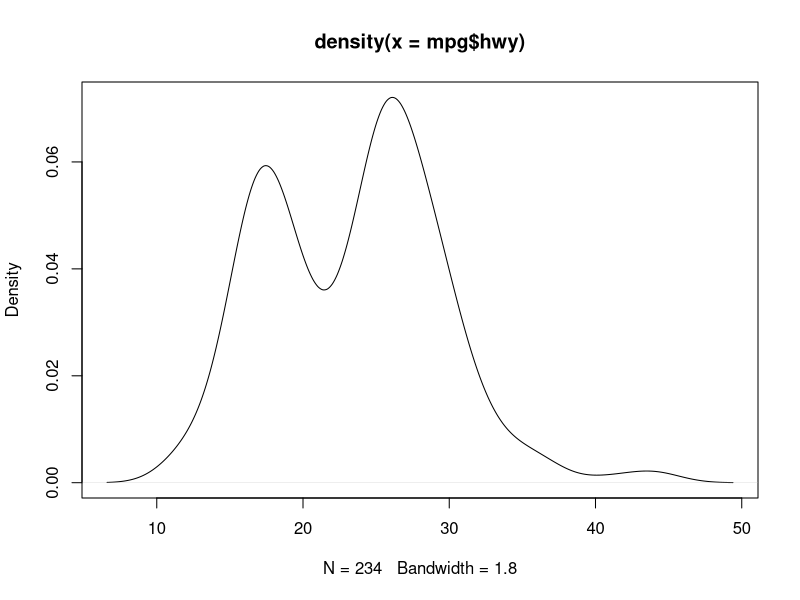
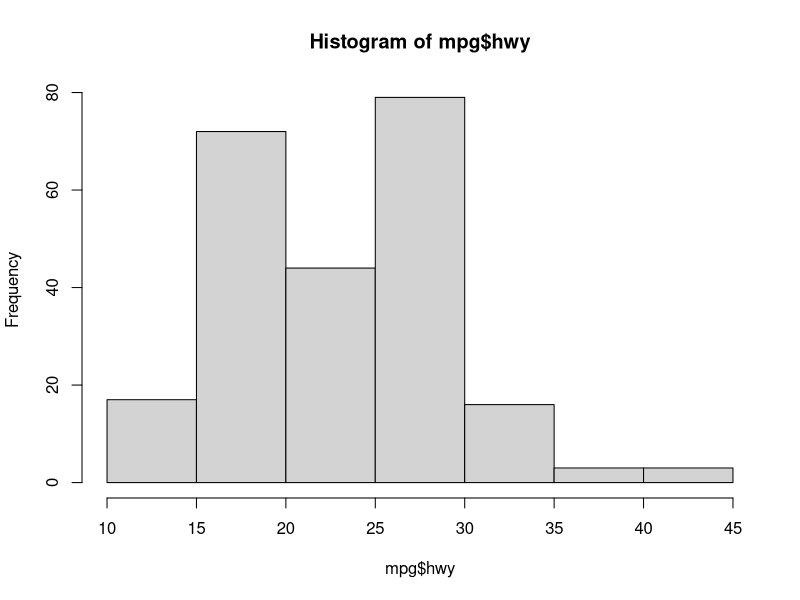
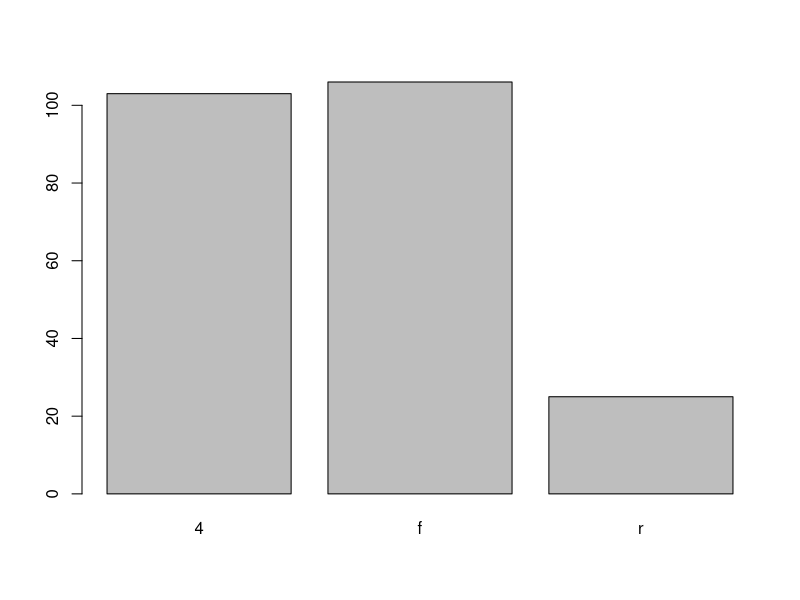
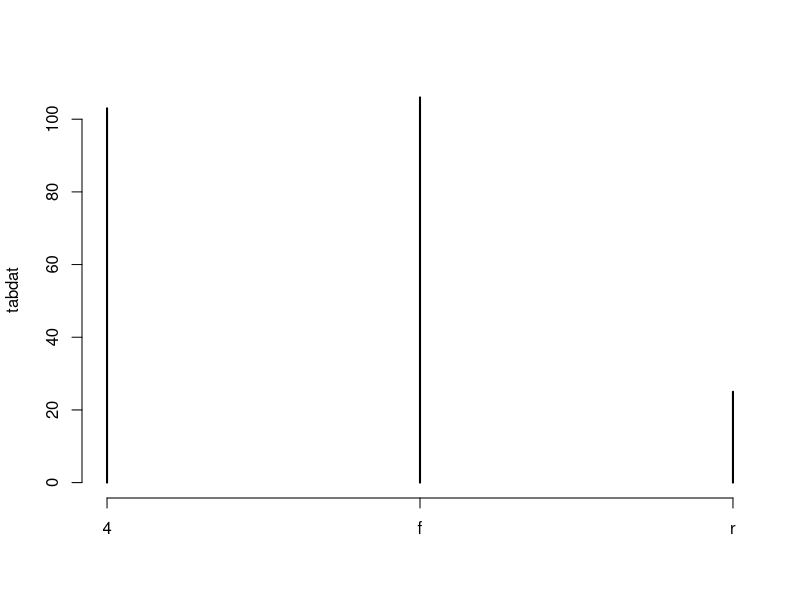
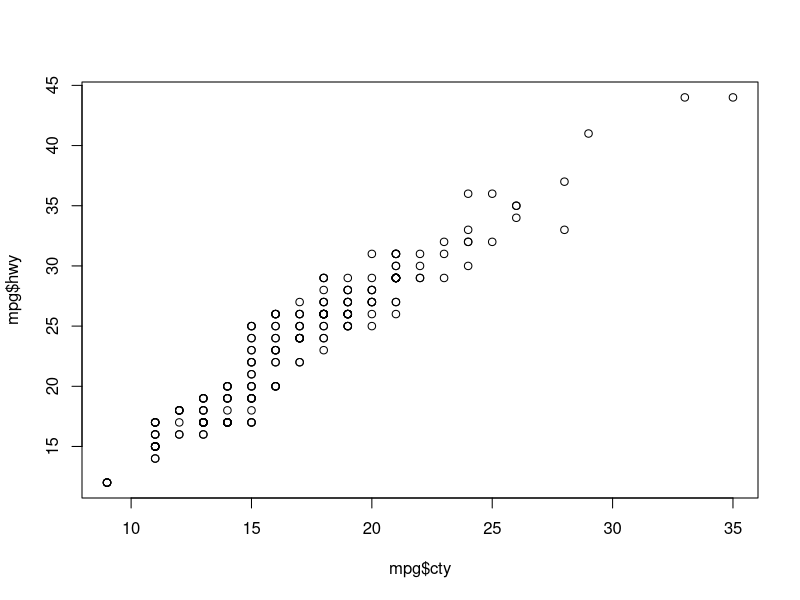
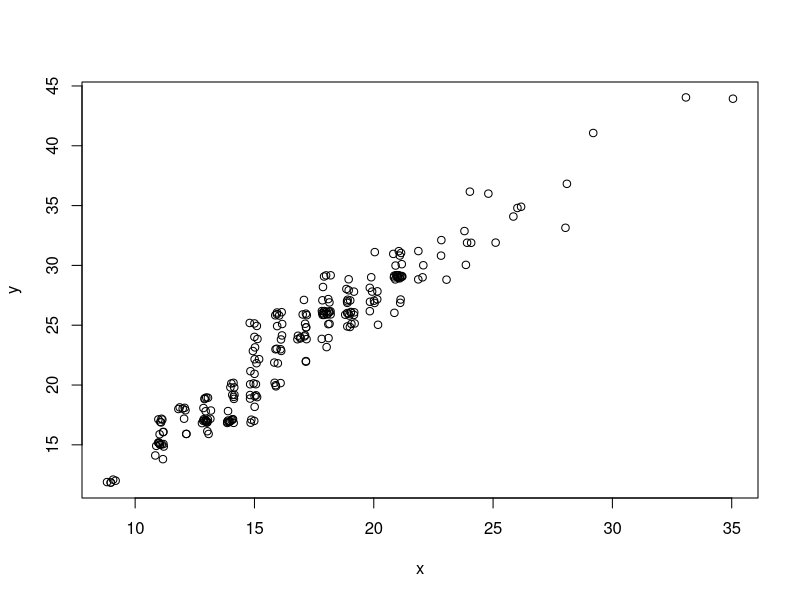
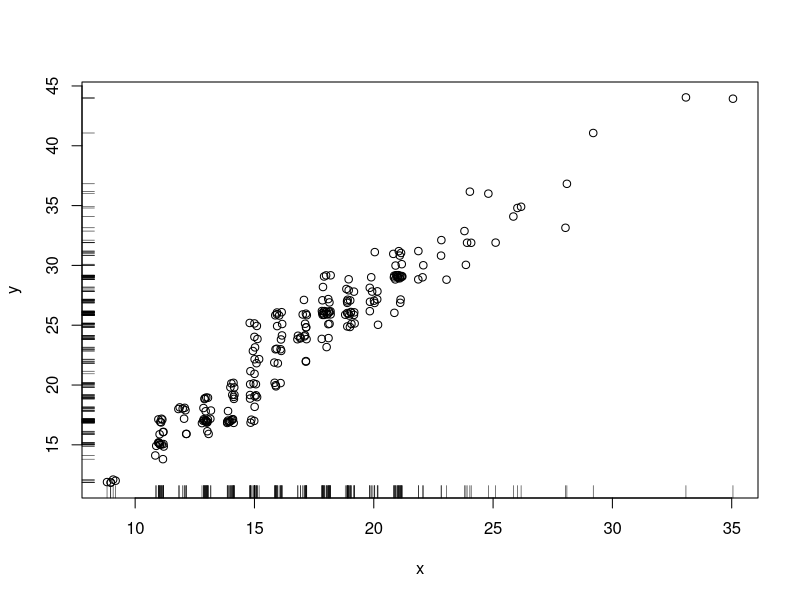
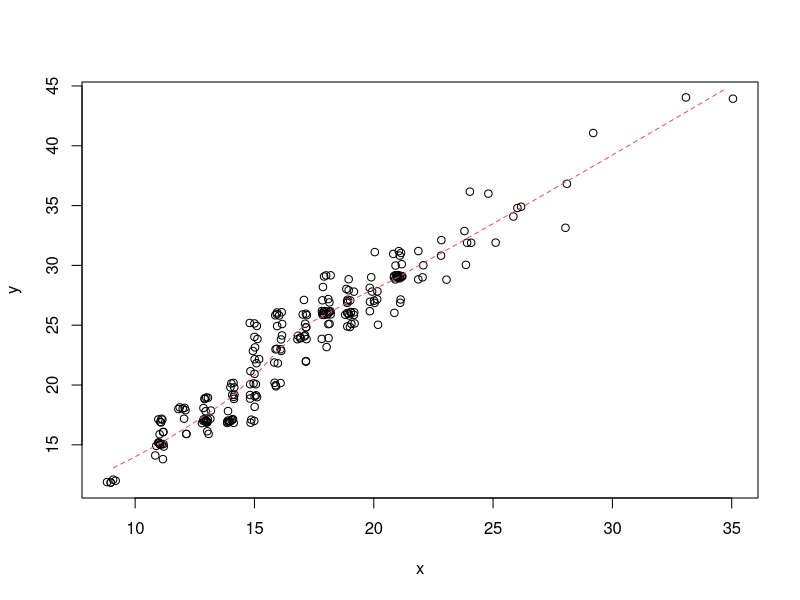

Here is the R script that generated these plots, in order:
## ---- chunk 1
knitr::opts_chunk$set(echo = TRUE)
## ---- chunk 2
data(mpg, package = "ggplot2")
## ---- chunk 3
density_object <- density(mpg$hwy)
plot(density_object)
## ---- chunk 4
hist(mpg$hwy, breaks = 10)
## ---- chunk 5
tabdat <- table(mpg$drv)
barplot(tabdat)
## ---- chunk 6
plot(tabdat)
## ---- chunk 7
plot(mpg$cty, mpg$hwy)
## ---- chunk 8
x <- jitter(mpg$cty)
y <- jitter(mpg$hwy)
plot(x, y)
## ---- chunk 9
plot(x, y)
rug(x, side = 1)
rug(y, side = 2)
## ---- chunk 10
loess_fit <- loess(hwy ~ cty, data = mpg)
xnew <- seq(min(x), max(x), length = 100)
ynew <- predict(object = loess_fit, newdata = data.frame(cty = xnew))
plot(x, y)
lines(xnew, ynew, col = 2, lty = 2)
## ---- chunk 11
loess_fit <- loess(hwy ~ cty, data = mpg)
xnew <- seq(min(x), max(x), length = 100)
pfit <- predict(object = loess_fit, newdata = data.frame(cty = xnew), se = TRUE)
ynew <- pfit$fit
upper_bound <- pfit$fit + qnorm(0.975) * pfit$se.fit
lower_bound <- pfit$fit - qnorm(0.975) * pfit$se.fit
plot(x, y)
lines(xnew, ynew, col = 2, lty = 2)
lines(xnew, upper_bound, col = 4, lty = 2)
lines(xnew, lower_bound, col = 4, lty = 2)
## ---- chunk 12
loess_fit <- loess(hwy ~ cty, data = mpg)
xnew <- seq(min(x), max(x), length = 100)
pfit <- predict(object = loess_fit, newdata = data.frame(cty = xnew), se = TRUE)
ynew <- pfit$fit
upper_bound <- pfit$fit + qnorm(0.975) * pfit$se.fit
lower_bound <- pfit$fit - qnorm(0.975) * pfit$se.fit
xshade <- c(xnew, xnew[length(xnew):1])
yshade <- c(upper_bound, lower_bound[length(lower_bound):1])
plot(x, y)
lines(xnew, ynew, col = 2, lty = 2)
polygon(xshade, yshade, col = "#0000FF33", border = FALSE)
## ---- chunk 13
plot(x, y)
text(15, 40, "some text")
## ---- chunk 14
boxplot(hwy ~ class, data = mpg)
## ---- chunk 15
tabdat <- table(mpg$fl, mpg$drv)
mosaicplot(tabdat, color = TRUE)
## ---- chunk 16
f <- function(x) {
  return(x ^ 2)
}

x <- seq(-2, 2, length = 100)
y <- f(x)
plot(x, y, type = "l")
## ---- chunk 17
old_options <- par(mfrow = c(2, 3))
plot(mpg$cty, mpg$hwy)
hist(mpg$cty)
plot(density(mpg$cty))
plot(table(mpg$fl))
barplot(table(mpg$fl))
plot(table(mpg$fl, mpg$drv))
par(old_options)
